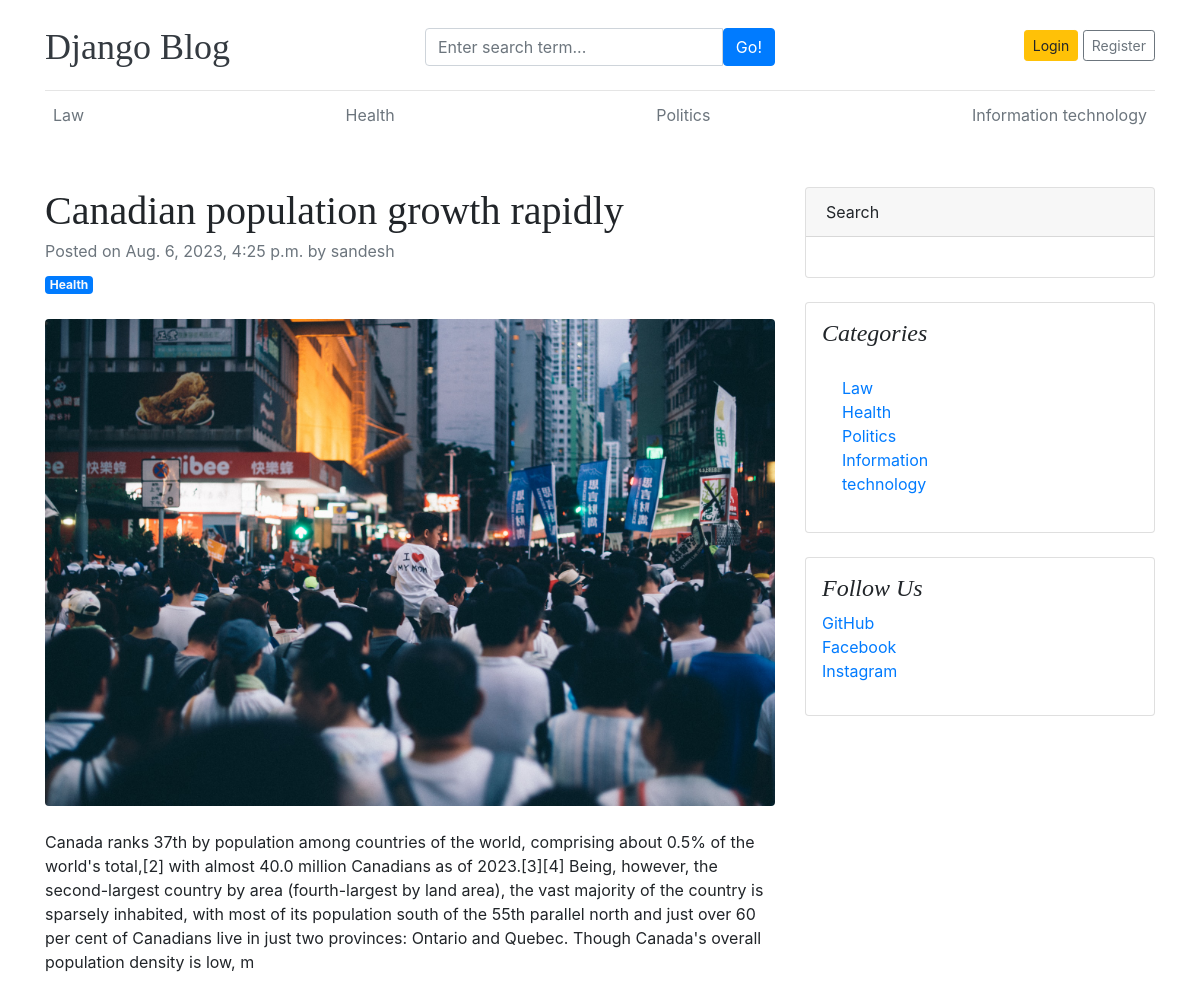
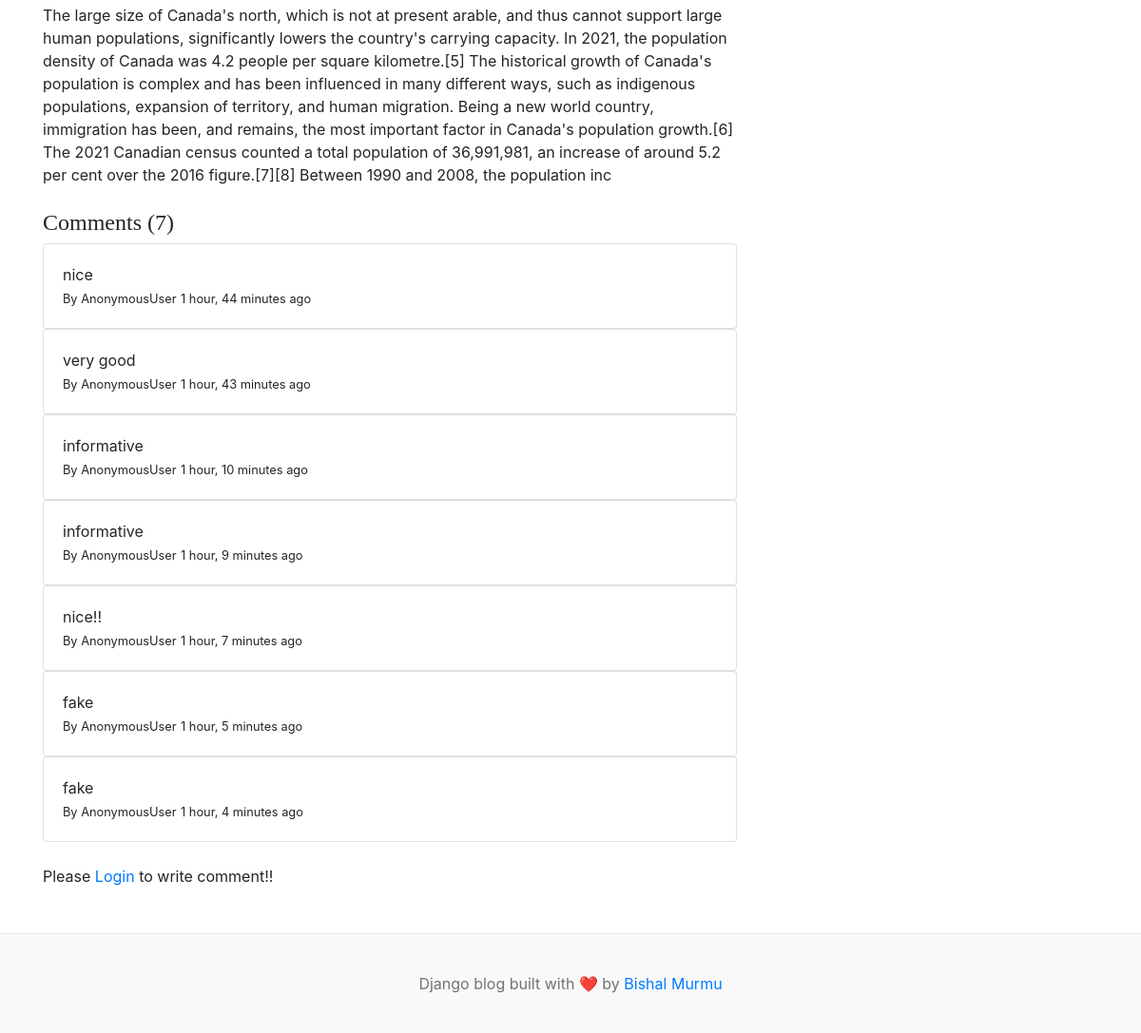
/category/canadian-population-growth-rapidly-7/, run on the app's committed database (2 pictures, top to bottom).
### bapp/models.py (models this page shows, shortened)
class Category(models.Model):
    category_name=models.CharField(max_length=50);
    created_at=models.DateTimeField(auto_now_add=True)
    updated_at=models.DateTimeField(auto_now=True)
    class Meta:
        verbose_name_plural = "categories"
    def __str__(self):
        return self.category_name

class Blog(models.Model):
    title=models.CharField(max_length=100)
    slug=models.SlugField(max_length=150,unique=True,blank=True)
    category=models.ForeignKey(Category, on_delete=models.CASCADE)
    author=models.ForeignKey(User,models.CASCADE)
    image=models.ImageField(upload_to='uploads/%Y/%m/%d/')
    descriptions=models.TextField(max_length=500)
    blog_body=models.TextField(max_length=800)
    status=models.CharField( max_length=50,choices=CHOICES_HERE,default="Draft")
    is_featured=models.BooleanField()
    created_at=models.DateTimeField(auto_now_add=True)
    updated_at=models.DateTimeField(auto_now=True)

### dashboard/models.py (models this page shows)
class comment(models.Model):
    user=models.ForeignKey(User,on_delete=models.CASCADE)
    blog=models.ForeignKey(Blog,on_delete=models.CASCADE)
    comment=models.TextField(max_length=250)
    created_at=models.DateTimeField(auto_now_add=True)
    updated_at=models.DateTimeField(auto_now=True)
    def __str__(self):
        return self.comment

### assignment/models.py (models this page shows, shortened)
class socail_platforms(models.Model):
    platforms=models.CharField(max_length=25)
    link=models.URLField(max_length=255)
    created_at=models.DateTimeField(auto_now_add=True)
    updated_at=models.DateTimeField(auto_now=True)

### bapp/views.py (the view, shortened to what this page needs)
# urls.py: path('category/<slug:slug>/',bapp_views.single_post,name='single_post'),
def single_post(request,slug):
    single_post=get_object_or_404(Blog,slug=slug)
    comm=comment.objects.filter(blog=single_post)
    comment_count=comm.count()
    context={
        'single_post':single_post,
        'comm':comm,
        'comment_count':comment_count
    }
    return render(request,'home/single_post.html',context)

### bapp/context_processors.py (called while the page is built)
def get_category(request):
    category=Category.objects.all()
    return dict(category=category)

def get_platforms(request):
    platform=socail_platforms.objects.all()
    return dict(platform=platform)

def blog_post(request):
    all_post=Blog.objects.all()
    return dict(all_post=all_post)

### templates/home/single_post.html (shortened to what this page needs)
{% extends 'home/base.html' %}
{% block content %}
<div class="container mt-5">
    <div class="row">
        <div class="col-lg-8">
            <article>
                <header class="mb-4">
                    <h1 class="fw-bolder mb-1">{{single_post.title}}</h1>
                    <div class="text-muted fst-italic mb-2">Posted on {{single_post.created_at }} by {{single_post.author}}</div>
                    <a class="badge bg-primary text-decoration-none text-light" href="#!">{{single_post.category}}</a>
                </header>
                <figure class="mb-4"><img class="img-fluid rounded" src="{{single_post.image.url}}" alt="..." /></figure>
                <section class="mb-5">
                    <p class="fs-5 mb-4">{{single_post.descriptions}}</p>
                    <p class="fs-5 mb-4">{{single_post.blog_body}}</p>
                    <h4>Comments ({{comment_count}})</h4>
                    {% if comm %}
                    {% for comment in comm %}
                    <div class='card'>
                        <div class='card-body'>
                            <p class='card-text mb-0'>{{comment}}</p>
                            <span>
                                <small>By {{user}}</small>
                                <small>{{comment.created_at | timesince}} ago</small>
                            </span>
                        </div>
                    </div>
                    {% endfor %}
                    {% else %}
                   NO comments!!
                    {% endif%}
                    <br>
                    {% if user.is_authenticated %}
                    <div class="form-group">
                        <form action="" method="POST">
                          {% csrf_token %}
                          <div class="form-group">
                            <textarea class='form-control'
                              name="comment"
                              placeholder="comment here"
                            ></textarea>
                            <input type="submit" value="submit" class="btn btn-primary mt-2" />
                          </div>
                        </form>
                      </div>
                      {% else %}
<p> Please <span> <a href='{% url 'login' %}'>Login</a> to write  comment!! </span></p>
                      {% endif %}
                </section>
            </article>
        </div>
        <div class="col-lg-4">
            <div class="card mb-4">
                <div class="card-header">Search</div>
                <div class="card-body">
                </div>
            </div>
            <div class="card mb-4 p-3">
                <h4 class="font-italic">Categories</h4>
                <div class="card-body">
                    <div class="row">
                        <div class="col-sm-6">
                            <ul class="list-unstyled mb-0">
                                {% for item in category %}
                                <li><a href="{% url 'post_by_category' item.pk %}">{{item.category_name}}</a></li>
                                {% endfor %}
                            </ul>
                        </div>
                    </div>
                </div>
            </div>
            {% if platform %}
            <div class="card mb-4 p-3">
                <h4 class="font-italic">Follow Us</h4>
                <ol class="list-unstyled">
                    {% for item in platform %}
                    <li><a href="{{item.link}}" target='_blank'>{{item.platforms}}</a></li>
                    {% endfor %}
                </ol>
            </div>
            {% endif %}
        </div>
    </div>
</div>
{% endblock %}

### templates/home/base.html (shortened to what this page needs)
{% load static %}
<!DOCTYPE html>
<html lang="en">
<head>
    <link href="https://getbootstrap.com/docs/4.0/dist/css/bootstrap.min.css" rel="stylesheet">
    <link href="{% static 'css/blog.css' %}" rel="stylesheet">
    <link rel="stylesheet" href="https://cdnjs.cloudflare.com/ajax/libs/font-awesome/6.4.2/css/all.min.css" />
  </head>
<body>
    <div class="container">
        <header class="blog-header py-3">
          <div class="row flex-nowrap justify-content-between align-items-center responsive">
            <div class="col-4 pt-1">
              <a class="blog-header-logo text-dark" href="/">Django Blog</a>
            </div>
            <div class="col-4 pt-1 form">
            <form action="{% url 'search' %}" method="GET">
                <div class="input-group">
                    <input class="form-control" type="text" name='search' value="{{keyword}}" placeholder="Enter search term..." aria-label="Enter search term..." aria-describedby="button-search" />
                    <button class="btn btn-primary" id="button-search" type="submit">Go!</button>
                </div>
            </form>
            </div>
            <div class="col-4 d-flex justify-content-end align-items-center">
              {%if  not user.is_authenticated %}
              <a class="btn btn-sm btn-warning" href="{% url 'login' %}">Login</a> &nbsp;
              <a class="btn btn-sm btn-outline-secondary" href="{% url 'register' %}">Register</a>
            {% else %}
            <span><a href='{% url 'dashboard' %}'>Dashboard</a></span> &nbsp;
            <span> <a href="{% url 'logout' %}">Log Out</a></span>
            {% endif %}
            </div>
          </div>
        </header>
        <div class="nav-scroller py-1 mb-2">
            <nav class="nav d-flex justify-content-between">
              {% for item in category %}
              <a class="p-2 text-muted" href="{% url 'post_by_category' item.id %}">{{item.category_name}}</a>
              {% endfor %}
            </nav>
        </div>
    </div>
    {% block content %}
    {% endblock %}
    <footer class="blog-footer" style>
        <p>Django blog built with ❤️ by <a href="#">Bishal Murmu</a></p>
    </footer>
</body>
</html>

### static/css/blog.css (style rules this page uses)
.blog-header { border-bottom: 1px solid #e5e5e5; }
.blog-header-logo { font-family: "Playfair Display", Georgia, "Times New Roman", serif; font-size: 2.25rem; }
h1, h2, h3, h4, h5, h6 { font-family: "Playfair Display", Georgia, "Times New Roman", serif; }
.blog-footer { padding: 2.5rem 0; color: #727272; text-align: center; background-color: #f9f9f9; border-top: .05rem solid #e5e5e5; }
.blog-footer p:last-child { margin-bottom: 0; }

### data on the page
Category: category_name "Law"
Category: category_name "Health"
Category: category_name "Politics"
Category: category_name "Information technology"
Blog: title "Canadian population growth rapidly", created_at "Aug. 6, 2023, 4:25 p.m.", author "sandesh", category "Health", image (picture), descriptions "Canada ranks 37th by population among countries of the world, comprising about 0.5% of the world's total,[2] with almost 40.0 million Canadians as of 2023.[3][4] Being, however, the second-largest country by area (fourth-largest by land area), the vast majority of the country is sparsely inhabited, with most of its population south of the 55th parallel north and just over 60 per cent of Canadians live in just two provinces: Ontario and Quebec. Though Canada's overall population density is low, m", blog_body "The large size of Canada's north, which is not at present arable, and thus cannot support large human populations, significantly lowers the country's carrying capacity. In 2021, the population density of Canada was 4.2 people per square kilometre.[5] The historical growth of Canada's population is complex and has been influenced in many different ways, such as indigenous populations, expansion of territory, and human migration. Being a new world country, immigration has been, and remains, the most important factor in Canada's population growth.[6] The 2021 Canadian census counted a total population of 36,991,981, an increase of around 5.2 per cent over the 2016 figure.[7][8] Between 1990…"
comment: comment "nice", user "AnonymousUser", created_at "1 hour, 44 minutes"
comment: comment "very good", user "AnonymousUser", created_at "1 hour, 43 minutes"
comment: comment "informative", user "AnonymousUser", created_at "1 hour, 10 minutes"
comment: comment "informative", user "AnonymousUser", created_at "1 hour, 9 minutes"
comment: comment "nice!!", user "AnonymousUser", created_at "1 hour, 7 minutes"
comment: comment "fake", user "AnonymousUser", created_at "1 hour, 5 minutes"
comment: comment "fake", user "AnonymousUser", created_at "1 hour, 4 minutes"
socail_platforms: platforms "GitHub"
socail_platforms: platforms "Facebook"
socail_platforms: platforms "Instagram"

### other printed values
{{ comment_count }} "7"
